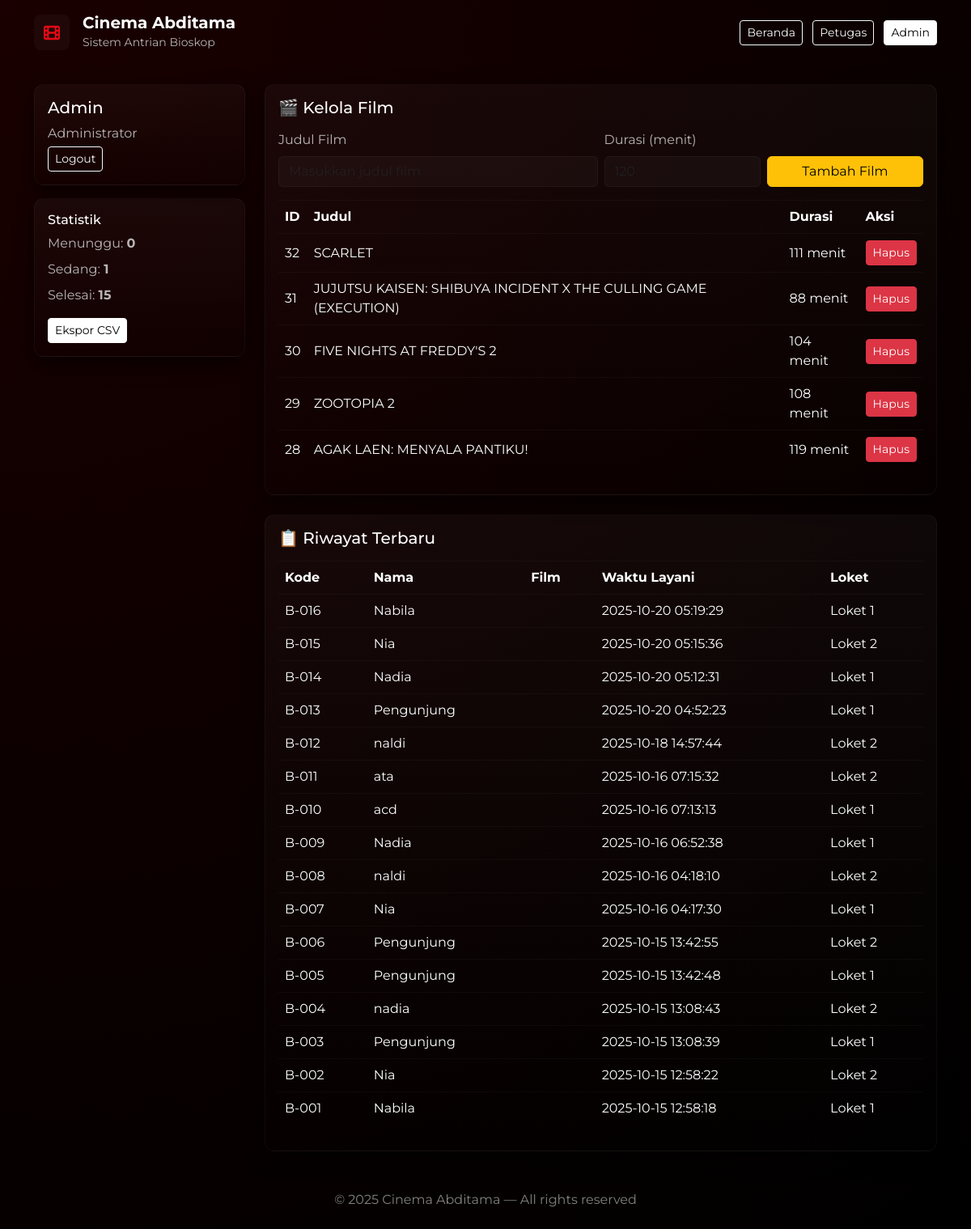
Page /admin/dashboard.php (signed in) on the committed database.
### tables this page shows
CREATE TABLE `films` (
  `id` int(11) NOT NULL,
  `title` varchar(100) NOT NULL,
  `genre` varchar(50) DEFAULT NULL,
  `duration` int(11) DEFAULT NULL,
  `release_date` date DEFAULT NULL
);

CREATE TABLE `tickets` (
  `id` int(11) NOT NULL,
  `code` varchar(20) NOT NULL,
  `name` varchar(150) DEFAULT 'Pengunjung',
  `film_id` int(11) DEFAULT NULL,
  `status` enum('waiting','serving','done','skipped') DEFAULT 'waiting',
  `created_at` timestamp NOT NULL DEFAULT current_timestamp(),
  `served_at` timestamp NULL DEFAULT NULL,
  `counter_id` int(11) DEFAULT NULL
);

CREATE TABLE `counters` (
  `id` int(11) NOT NULL,
  `name` varchar(100) NOT NULL,
  `created_at` timestamp NOT NULL DEFAULT current_timestamp()
);

### admin/dashboard.php (the view, shortened to what this page needs)
<?php
require_once '../db.php';
function safe_count($mysqli, $query) {
    $res = $mysqli->query($query);
    if ($res && $res->num_rows > 0) {
        $row = $res->fetch_assoc();
        return $row['cnt'] ?? 0;
    }
    return 0;
}
$waiting = safe_count($mysqli, "SELECT COUNT(*) as cnt FROM tickets WHERE status='waiting'");
$serving = safe_count($mysqli, "SELECT COUNT(*) as cnt FROM tickets WHERE status='serving'");
$done    = safe_count($mysqli, "SELECT COUNT(*) as cnt FROM tickets WHERE status='done'");
$films = $mysqli->query("SELECT * FROM films ORDER BY id DESC");
include '../inc/header.php';
?>
<div class="row">
  <div class="col-md-3">
    <div class="card-ghost p-3 mb-3">
      <h5 class="text-white">Admin</h5>
      <p class="text-muted-ghost mb-1"><?php echo htmlspecialchars($_SESSION['user']['name']); ?></p>
      <a href="logout.php" class="btn btn-outline-light btn-sm">Logout</a>
    </div>
    <div class="card-ghost p-3">
      <h6 class="text-white">Statistik</h6>
      <div class="mt-2">
        <div class="mb-2 text-muted-ghost">Menunggu: <strong><?php echo $waiting;?></strong></div>
        <div class="mb-2 text-muted-ghost">Sedang: <strong><?php echo $serving;?></strong></div>
        <div class="mb-2 text-muted-ghost">Selesai: <strong><?php echo $done;?></strong></div>
      </div>
      <a href="export_csv.php" class="btn btn-light btn-sm mt-2">Ekspor CSV</a>
    </div>
  </div>
  <div class="col-md-9">
    <div class="card-ghost p-3 mb-4">
      <h5 class="text-white mb-3">🎬 Kelola Film</h5>
      <form method="post" class="row g-2 align-items-end">
        <div class="col-md-6">
          <label class="form-label text-muted-ghost">Judul Film</label>
          <input type="text" name="title" class="form-control" placeholder="Masukkan judul film" required>
        </div>
        <div class="col-md-3">
          <label class="form-label text-muted-ghost">Durasi (menit)</label>
          <input type="number" name="duration" class="form-control" min="1" placeholder="120">
        </div>
        <div class="col-md-3">
          <button type="submit" name="add_film" class="btn btn-warning w-100">Tambah Film</button>
        </div>
      </form>
      <div class="table-responsive mt-3">
        <table class="table table-borderless text-white align-middle">
          <thead>
            <tr class="text-muted-ghost">
              <th>ID</th>
              <th>Judul</th>
              <th>Durasi</th>
              <th>Aksi</th>
            </tr>
          </thead>
          <tbody>
            <?php if ($films && $films->num_rows > 0): ?>
              <?php while($film = $films->fetch_assoc()): ?>
                <tr>
                  <td><?php echo $film['id']; ?></td>
                  <td><?php echo htmlspecialchars($film['title']); ?></td>
                  <td><?php echo htmlspecialchars($film['duration']); ?> menit</td>
                  <td>
                    <a href="?delete=<?php echo $film['id']; ?>" class="btn btn-sm btn-danger"
                       onclick="return confirm('Hapus film ini?')">Hapus</a>
                  </td>
                </tr>
              <?php endwhile; ?>
            <?php else: ?>
              <tr><td colspan="4" class="text-center text-muted-ghost">Belum ada data film.</td></tr>
            <?php endif; ?>
          </tbody>
        </table>
      </div>
    </div>
    <div class="card-ghost p-3">
      <h5 class="text-white">📋 Riwayat Terbaru</h5>
      <div class="table-responsive mt-3">
        <table class="table table-borderless text-white">
          <thead>
            <tr class="text-muted-ghost">
              <th>Kode</th>
              <th>Nama</th>
              <th>Film</th>
              <th>Waktu Layani</th>
              <th>Loket</th>
            </tr>
          </thead>
          <tbody>
            <?php
            $hist = $mysqli->query("SELECT t.*, f.title AS film_title, c.name AS counter_name
                                    FROM tickets t
                                    LEFT JOIN films f ON t.film_id = f.id
                                    LEFT JOIN counters c ON t.counter_id = c.id
                                    WHERE t.status IN ('done','serving')
                                    ORDER BY t.served_at DESC LIMIT 200");
            if ($hist && $hist->num_rows > 0):
              while($r = $hist->fetch_assoc()):
            ?>
            <tr>
              <td><?php echo htmlspecialchars($r['code']); ?></td>
              <td><?php echo htmlspecialchars($r['name']); ?></td>
              <td><?php echo htmlspecialchars($r['film_title']); ?></td>
              <td><?php echo htmlspecialchars($r['served_at']); ?></td>
              <td><?php echo htmlspecialchars($r['counter_name']); ?></td>
            </tr>
            <?php endwhile; else: ?>
            <tr><td colspan="5" class="text-center text-muted-ghost">Belum ada data riwayat.</td></tr>
            <?php endif; ?>
          </tbody>
        </table>
      </div>
    </div>
  </div>
</div>
<?php include '../inc/footer.php'; ?>

### inc/header.php (shortened to what this page needs)
<!doctype html>
<html lang="id">
<head>
  <link href="https://cdn.jsdelivr.net/npm/bootstrap@5.3.0/dist/css/bootstrap.min.css" rel="stylesheet">
  <link href="https://cdnjs.cloudflare.com/ajax/libs/font-awesome/6.5.0/css/all.min.css" rel="stylesheet">
  <link rel="stylesheet" href="/antrian-bioskop-complete/assets/style.css">
</head>
<body class="bg-dark-theme">
  <header class="py-3">
    <div class="container d-flex justify-content-between align-items-center">
      <div class="d-flex align-items-center gap-3">
        <div class="logo-circle"><i class="fa-solid fa-film fa-lg"></i></div>
        <div>
          <div class="h5 mb-0 text-white fw-bold">Cinema Abditama</div>
          <small class="text-muted-ghost">Sistem Antrian Bioskop</small>
        </div>
      </div>
      <nav>
        <a href="/antrian-bioskop-complete/" class="btn btn-outline-light btn-sm me-2">Beranda</a>
        <a href="/antrian-bioskop-complete/loket.php" class="btn btn-outline-light btn-sm me-2">Petugas</a>
        <a href="/antrian-bioskop-complete/admin/login.php" class="btn btn-light btn-sm">Admin</a>
      </nav>
    </div>
  </header>
  <main class="py-4">
    <div class="container">

### inc/footer.php (shortened to what this page needs)
    </div>
  </main>
  <footer class="py-4 mt-auto">
    <div class="container text-center text-white-50">
      &copy; <?php echo date('Y'); ?> Cinema Abditama — All rights reserved
    </div>
  </footer>
</body>
</html>

### assets/style.css (style rules this page uses)
:root { --red:#e50914;--dark:#0b0b0b;--muted:#9ca3af }
* { box-sizing:border-box }
body.bg-dark-theme { background:radial-gradient(circle at top left,#1a0000,#000);font-family:'Montserrat',sans-serif;color:#fff }
.logo-circle { width:44px;height:44px;border-radius:8px;background:rgba(255,255,255,0.03);display:flex;align-items:center;justify-content:center;color:var(--red) }
.card-ghost { background: linear-gradient(180deg, rgba(255,255,255,0.03), rgba(0,0,0,0.06));border: 1px solid rgba(255,255,255,0.04);color: #fff;border-radius:12px;padding:16px;box-shadow: 0 8px 24px rgba(0,0,0,0.6) }
.text-muted-ghost { color:rgba(255,255,255,0.7) }
.form-control { background:rgba(255,255,255,0.03);border:1px solid rgba(255,255,255,0.04);color:#fff }
.table td,.table th { border-top:1px solid rgba(255,255,255,0.03);color:#fff;background:transparent }
a.btn-light { background:#fff;color:#000 }

### rows in the picture
films: id "32", title "SCARLET", duration "111"
films: id "31", title "JUJUTSU KAISEN: SHIBUYA INCIDENT X THE CULLING GAME (EXECUTION)", duration "88"
films: id "30", title "FIVE NIGHTS AT FREDDY'S 2", duration "104"
films: id "29", title "ZOOTOPIA 2", duration "108"
films: id "28", title "AGAK LAEN: MENYALA PANTIKU!", duration "119"
tickets: code "B-016", name "Nabila", served_at "2025-10-20 05:19:29", counter.name "Loket 1"
tickets: code "B-015", name "Nia", served_at "2025-10-20 05:15:36", counter.name "Loket 2"
tickets: code "B-014", name "Nadia", served_at "2025-10-20 05:12:31", counter.name "Loket 1"
tickets: code "B-013", name "Pengunjung", served_at "2025-10-20 04:52:23", counter.name "Loket 1"
tickets: code "B-012", name "naldi", served_at "2025-10-18 14:57:44", counter.name "Loket 2"
tickets: code "B-011", name "ata", served_at "2025-10-16 07:15:32", counter.name "Loket 2"
tickets: code "B-010", name "acd", served_at "2025-10-16 07:13:13", counter.name "Loket 1"
tickets: code "B-009", name "Nadia", served_at "2025-10-16 06:52:38", counter.name "Loket 1"
tickets: code "B-008", name "naldi", served_at "2025-10-16 04:18:10", counter.name "Loket 2"
tickets: code "B-007", name "Nia", served_at "2025-10-16 04:17:30", counter.name "Loket 1"
tickets: code "B-006", name "Pengunjung", served_at "2025-10-15 13:42:55", counter.name "Loket 2"
tickets: code "B-005", name "Pengunjung", served_at "2025-10-15 13:42:48", counter.name "Loket 1"
tickets: code "B-004", name "nadia", served_at "2025-10-15 13:08:43", counter.name "Loket 2"
tickets: code "B-003", name "Pengunjung", served_at "2025-10-15 13:08:39", counter.name "Loket 1"
tickets: code "B-002", name "Nia", served_at "2025-10-15 12:58:22", counter.name "Loket 2"
tickets: code "B-001", name "Nabila", served_at "2025-10-15 12:58:18", counter.name "Loket 1"

### other values in the picture
$_SESSION['user']['name'] "Administrator"
$waiting "0"
$serving "1"
$done "15"
